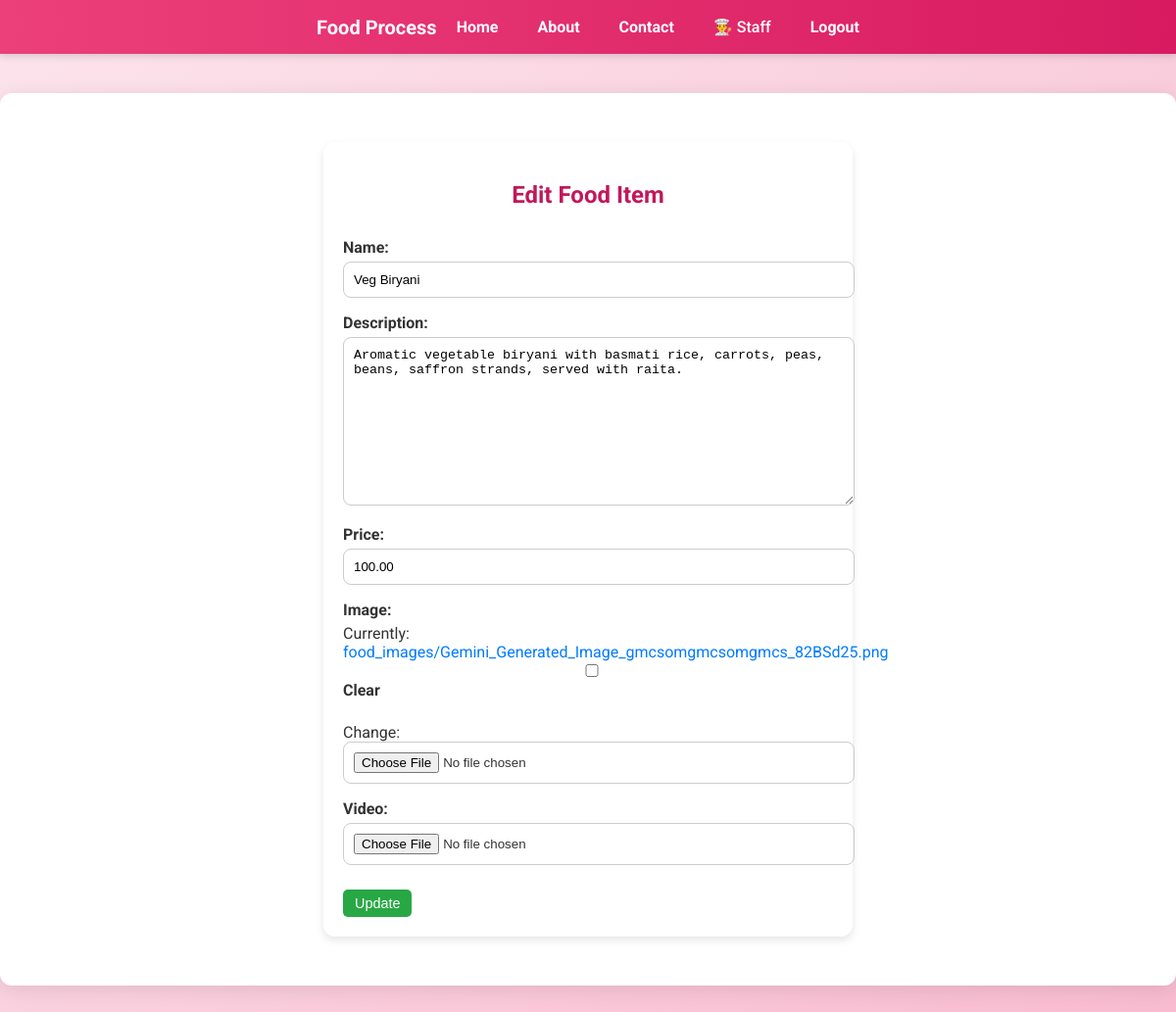
Page /edit/3/ (signed in) on the committed database.
### Food_Process/models.py (models this page shows, shortened)
class FoodItem(models.Model):
    name = models.CharField(max_length=100)
    description = models.TextField(blank=True)
    price = models.DecimalField(max_digits=10, decimal_places=2)
    image = models.ImageField(upload_to='food_images/', blank=True, null=True)
    video = models.FileField(upload_to='food_videos/', blank=True, null=True)

### Food_Process/views.py (the view)
# urls.py: path("edit/<int:item_id>/", views.edit_item, name="edit_item"),
@login_required
@user_passes_test(staff_required)
def edit_item(request, item_id):
    item = get_object_or_404(FoodItem, id=item_id)
    if request.method == "POST":
        form = FoodItemForm(request.POST, request.FILES, instance=item)
        if form.is_valid():
            form.save()
            messages.success(request, "Food item updated successfully ✅")
            return redirect('manage_items')
        else:
            messages.error(request, "Error updating food ❌")
    else:
        form = FoodItemForm(instance=item)
    return render(request, "add_item.html", {"form": form, "edit": True})

### Food_Process/forms.py
class FoodItemForm(forms.ModelForm):
    class Meta:
        model = FoodItem
        fields = ['name', 'description','price', 'image', 'video']

### Food_Process/views.py (called while the page is built)
def staff_required(user):
    return user.is_authenticated and user.is_staff

### Food_Process/templates/add_item.html (shortened to what this page needs)
{% extends "base.html" %}
{% block content %}
<div class="form-container">
  <h2>{% if edit %}Edit{% else %}Add{% endif %} Food Item</h2>
  <form method="post" enctype="multipart/form-data">
    {{ form.as_p }}
    <button type="submit" class="btn">{% if edit %}Update{% else %}Add{% endif %}</button>
  </form>
</div>
{% endblock %}

### static/css/style.css (style rules this page uses)
body { font-family: 'Roboto', sans-serif; margin: 0; padding: 0; background: linear-gradient(135deg, #fce4ec, #f8bbd0); color: #333; }
h1, h2 { color: #c2185b; text-align: center; margin-bottom: 30px; }
.btn { display: inline-block; margin-top: 10px; padding: 8px 15px; border-radius: 6px; background: #007bff; color: white; text-decoration: none; transition: 0.3s; }
.form-container { max-width: 500px; margin: 20px auto; padding: 20px; background: #fff; border-radius: 12px; box-shadow: 0 4px 8px rgba(0,0,0,0.1); }
.form-container p { margin-bottom: 15px; }
.form-container label { display: block; margin-bottom: 5px; font-weight: bold; color: #333; }
.form-container input, .form-container textarea, .form-container select { width: 100%; padding: 10px; border: 1px solid #ccc; border-radius: 8px; outline: none; }
.btn { background: #28a745; color: #fff; border: none; padding: 10px 18px; border-radius: 8px; cursor: pointer; transition: 0.3s; }
a { text-decoration: none; color: #007bff; transition: 0.3s; }
.btn { display: inline-block; padding: 6px 12px; text-decoration: none; border-radius: 5px; font-size: 0.9rem; cursor: pointer; transition: 0.2s; }

### rows in the picture
FoodItem: name "Veg Biryani", description "Aromatic vegetable biryani with basmati rice, carrots, peas, beans, saffron strands, served with raita.", price "100.00"
